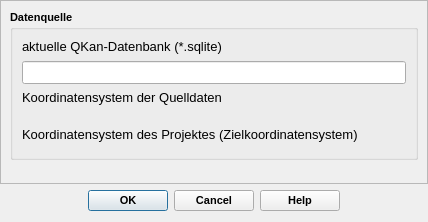
<?xml version="1.0" encoding="UTF-8"?>
<ui version="4.0">
 <class>TransformDialogBase</class>
 <widget class="QDialog" name="TransformDialogBase">
  <property name="geometry">
   <rect>
    <x>0</x>
    <y>0</y>
    <width>428</width>
    <height>222</height>
   </rect>
  </property>
  <property name="minimumSize">
   <size>
    <width>340</width>
    <height>150</height>
   </size>
  </property>
  <property name="font">
   <font>
    <family>Tahoma</family>
   </font>
  </property>
  <property name="windowTitle">
   <string>Alle Layer transformieren</string>
  </property>
  <layout class="QVBoxLayout" name="verticalLayout_7">
   <property name="leftMargin">
    <number>0</number>
   </property>
   <property name="topMargin">
    <number>0</number>
   </property>
   <property name="rightMargin">
    <number>0</number>
   </property>
   <item>
    <widget class="QScrollArea" name="scrollArea">
     <property name="widgetResizable">
      <bool>true</bool>
     </property>
     <widget class="QWidget" name="scrollAreaWidgetContents">
      <property name="geometry">
       <rect>
        <x>0</x>
        <y>0</y>
        <width>426</width>
        <height>191</height>
       </rect>
      </property>
      <layout class="QHBoxLayout" name="horizontalLayout_4">
       <item>
        <layout class="QVBoxLayout" name="verticalLayout_6">
         <item>
          <widget class="QGroupBox" name="gb_db_he">
           <property name="minimumSize">
            <size>
             <width>0</width>
             <height>150</height>
            </size>
           </property>
           <property name="font">
            <font>
             <family>Tahoma</family>
             <pointsize>8</pointsize>
             <weight>75</weight>
             <bold>true</bold>
            </font>
           </property>
           <property name="toolTip">
            <string comment="Pfade der Import- und Exportdatenbank"/>
           </property>
           <property name="title">
            <string>Datenquelle</string>
           </property>
           <property name="flat">
            <bool>false</bool>
           </property>
           <property name="checkable">
            <bool>false</bool>
           </property>
           <layout class="QVBoxLayout" name="verticalLayout_8">
            <item>
             <layout class="QVBoxLayout" name="verticalLayout_2">
              <item>
               <widget class="QLabel" name="label_6">
                <property name="font">
                 <font>
                  <family>Tahoma</family>
                  <pointsize>10</pointsize>
                  <weight>50</weight>
                  <bold>false</bold>
                 </font>
                </property>
                <property name="text">
                 <string>aktuelle QKan-Datenbank (*.sqlite)</string>
                </property>
                <property name="alignment">
                 <set>Qt::AlignLeading|Qt::AlignLeft|Qt::AlignVCenter</set>
                </property>
               </widget>
              </item>
              <item>
               <widget class="QLineEdit" name="tf_database">
                <property name="font">
                 <font>
                  <family>Tahoma</family>
                  <pointsize>10</pointsize>
                  <weight>50</weight>
                  <bold>false</bold>
                 </font>
                </property>
                <property name="toolTip">
                 <string>&lt;html&gt;&lt;head/&gt;&lt;body&gt;&lt;p&gt;Quelldatenbank mit Kanaldaten aus dem aktuell geladenen Projekt.&lt;/p&gt;&lt;/body&gt;&lt;/html&gt;</string>
                </property>
                <property name="statusTip">
                 <string>Quelldatenbank mit Kanaldaten aus dem aktuell geladenen Projekt.</string>
                </property>
                <property name="alignment">
                 <set>Qt::AlignRight|Qt::AlignTrailing|Qt::AlignVCenter</set>
                </property>
                <property name="readOnly">
                 <bool>true</bool>
                </property>
               </widget>
              </item>
             </layout>
            </item>
            <item>
             <layout class="QVBoxLayout" name="verticalLayout_3">
              <item>
               <widget class="QLabel" name="label_5">
                <property name="font">
                 <font>
                  <family>Tahoma</family>
                  <pointsize>10</pointsize>
                  <weight>50</weight>
                  <bold>false</bold>
                 </font>
                </property>
                <property name="text">
                 <string>Koordinatensystem der Quelldaten</string>
                </property>
                <property name="alignment">
                 <set>Qt::AlignLeading|Qt::AlignLeft|Qt::AlignVCenter</set>
                </property>
               </widget>
              </item>
              <item>
               <widget class="QgsProjectionSelectionWidget" name="pw_epsg_from">
                <property name="font">
                 <font>
                  <family>Tahoma</family>
                  <pointsize>10</pointsize>
                  <weight>75</weight>
                  <bold>true</bold>
                 </font>
                </property>
                <property name="toolTip">
                 <string>&lt;html&gt;&lt;head/&gt;&lt;body&gt;&lt;p&gt;Koordinatensystem der (importierten) Quelldaten auswählen&lt;/p&gt;&lt;/body&gt;&lt;/html&gt;</string>
                </property>
                <property name="statusTip">
                 <string>Koordinatensystem der Quelldaten</string>
                </property>
               </widget>
              </item>
              <item>
               <spacer name="verticalSpacer">
                <property name="orientation">
                 <enum>Qt::Vertical</enum>
                </property>
                <property name="sizeType">
                 <enum>QSizePolicy::Fixed</enum>
                </property>
                <property name="sizeHint" stdset="0">
                 <size>
                  <width>20</width>
                  <height>10</height>
                 </size>
                </property>
               </spacer>
              </item>
              <item>
               <widget class="QLabel" name="label_7">
                <property name="font">
                 <font>
                  <family>Tahoma</family>
                  <pointsize>10</pointsize>
                  <weight>50</weight>
                  <bold>false</bold>
                 </font>
                </property>
                <property name="text">
                 <string>Koordinatensystem des Projektes (Zielkoordinatensystem)</string>
                </property>
                <property name="alignment">
                 <set>Qt::AlignLeading|Qt::AlignLeft|Qt::AlignVCenter</set>
                </property>
               </widget>
              </item>
              <item>
               <widget class="QgsProjectionSelectionWidget" name="pw_epsg">
                <property name="enabled">
                 <bool>false</bool>
                </property>
                <property name="font">
                 <font>
                  <family>Tahoma</family>
                  <pointsize>10</pointsize>
                  <weight>75</weight>
                  <bold>true</bold>
                 </font>
                </property>
                <property name="toolTip">
                 <string>&lt;html&gt;&lt;head/&gt;&lt;body&gt;&lt;p&gt;Koordinatensystem des geladenen QKan-Projektes&lt;/p&gt;&lt;/body&gt;&lt;/html&gt;</string>
                </property>
                <property name="statusTip">
                 <string>Koordinatensystem des geladenen QKan-Projektes</string>
                </property>
               </widget>
              </item>
             </layout>
            </item>
           </layout>
          </widget>
         </item>
         <item>
          <spacer name="verticalSpacer_2">
           <property name="orientation">
            <enum>Qt::Vertical</enum>
           </property>
           <property name="sizeHint" stdset="0">
            <size>
             <width>20</width>
             <height>0</height>
            </size>
           </property>
          </spacer>
         </item>
        </layout>
       </item>
      </layout>
     </widget>
    </widget>
   </item>
   <item>
    <widget class="QDialogButtonBox" name="button_box">
     <property name="font">
      <font>
       <family>Tahoma</family>
       <pointsize>8</pointsize>
       <weight>75</weight>
       <bold>true</bold>
      </font>
     </property>
     <property name="toolTip">
      <string>&lt;html&gt;&lt;head/&gt;&lt;body&gt;&lt;p&gt;Transformation aller Tabellen vom Koordinatensystem der Quelldaten in das Koordinatensystem des aktuellen Projektes starten ...&lt;/p&gt;&lt;/body&gt;&lt;/html&gt;</string>
     </property>
     <property name="statusTip">
      <string>Transformation starten ...</string>
     </property>
     <property name="orientation">
      <enum>Qt::Horizontal</enum>
     </property>
     <property name="standardButtons">
      <set>QDialogButtonBox::Cancel|QDialogButtonBox::Help|QDialogButtonBox::Ok</set>
     </property>
     <property name="centerButtons">
      <bool>true</bool>
     </property>
    </widget>
   </item>
  </layout>
 </widget>
 <customwidgets>
  <customwidget>
   <class>QgsProjectionSelectionWidget</class>
   <extends>QWidget</extends>
   <header>qgsprojectionselectionwidget.h</header>
  </customwidget>
 </customwidgets>
 <resources/>
 <connections>
  <connection>
   <sender>button_box</sender>
   <signal>accepted()</signal>
   <receiver>TransformDialogBase</receiver>
   <slot>accept()</slot>
   <hints>
    <hint type="sourcelabel">
     <x>265</x>
     <y>205</y>
    </hint>
    <hint type="destinationlabel">
     <x>275</x>
     <y>117</y>
    </hint>
   </hints>
  </connection>
  <connection>
   <sender>button_box</sender>
   <signal>rejected()</signal>
   <receiver>TransformDialogBase</receiver>
   <slot>reject()</slot>
   <hints>
    <hint type="sourcelabel">
     <x>265</x>
     <y>205</y>
    </hint>
    <hint type="destinationlabel">
     <x>275</x>
     <y>117</y>
    </hint>
   </hints>
  </connection>
 </connections>
</ui>
